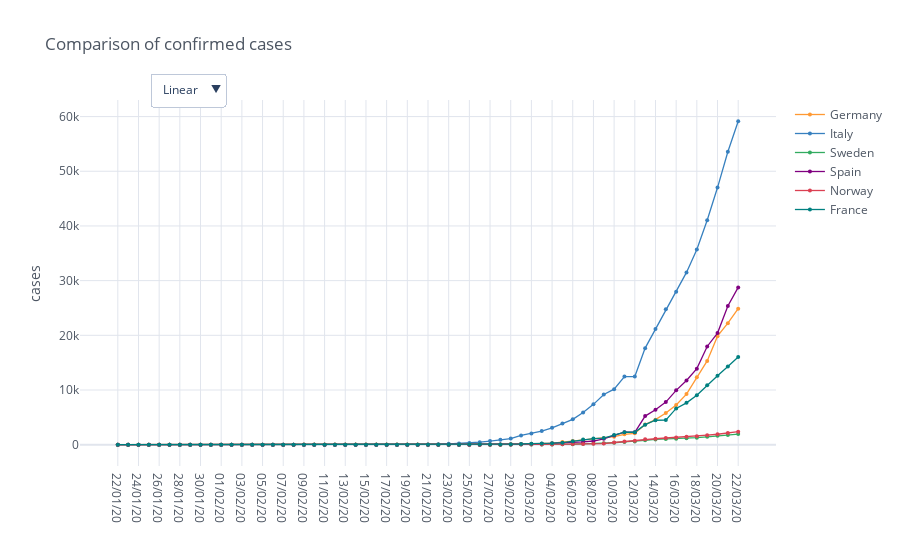

The notebook cell this image was saved under:
### Code cell
countries = ['Germany', 'France', 'Italy', 'Spain', 'Norway', 'Sweden']

confirmed_cases_countries = io.world_load_cases(io.get_filename_confirmed_cases(), countries)

fig = mp.iplot_comparative_plot(confirmed_cases_countries, title='Comparison of confirmed cases', size=4, yTitle='cases', mode='lines+markers', asFigure=True)
fig.show()

### Figure 1 — Plotly figure (JSON) as saved in the notebook; plotly's stock layout.template omitted (floating-point values rounded to 4 significant figures)
{"data": [{"line": {"color": "rgba(255, 153, 51, 1.0)", "dash": "solid", "shape": "linear", "width": 1.3}, "marker": {"size": 4, "symbol": "circle"}, "mode": "lines+markers", "name": "Germany", "text": "", "type": "scatter", "x": ["22/01/20", "23/01/20", "24/01/20", "25/01/20", "26/01/20", "27/01/20", "28/01/20", "29/01/20", "30/01/20", "31/01/20", "01/02/20", "02/02/20", "03/02/20", "04/02/20", "05/02/20", "06/02/20", "07/02/20", "08/02/20", "09/02/20", "10/02/20", "11/02/20", "12/02/20", "13/02/20", "14/02/20", "15/02/20", "16/02/20", "17/02/20", "18/02/20", "19/02/20", "20/02/20", "21/02/20", "22/02/20", "23/02/20", "24/02/20", "25/02/20", "26/02/20", "27/02/20", "28/02/20", "29/02/20", "01/03/20", "02/03/20", "03/03/20", "04/03/20", "05/03/20", "06/03/20", "07/03/20", "08/03/20", "09/03/20", "10/03/20", "11/03/20", "12/03/20", "13/03/20", "14/03/20", "15/03/20", "16/03/20", "17/03/20", "18/03/20", "19/03/20", "20/03/20", "21/03/20", "22/03/20"], "y": [0, 0, 0, 0, 0, 1, 4, 4, 4, 5, 8, 10, 12, 12, 12, 12, 13, 13, 14, 14, 16, 16, 16, 16, 16, 16, 16, 16, 16, 16, 16, 16, 16, 16, 17, 27, 46, 48, 79, 130, 159, 196, 262, 482, 670, 799, 1040, 1176, 1457, 1908, 2078, 3675, 4585, 5795, 7272, 9257, 12327, 15320, 19848, 22213, 24873]}, {"line": {"color": "rgba(55, 128, 191, 1.0)", "dash": "solid", "shape": "linear", "width": 1.3}, "marker": {"size": 4, "symbol": "circle"}, "mode": "lines+markers", "name": "Italy", "text": "", "type": "scatter", "x": ["22/01/20", "23/01/20", "24/01/20", "25/01/20", "26/01/20", "27/01/20", "28/01/20", "29/01/20", "30/01/20", "31/01/20", "01/02/20", "02/02/20", "03/02/20", "04/02/20", "05/02/20", "06/02/20", "07/02/20", "08/02/20", "09/02/20", "10/02/20", "11/02/20", "12/02/20", "13/02/20", "14/02/20", "15/02/20", "16/02/20", "17/02/20", "18/02/20", "19/02/20", "20/02/20", "21/02/20", "22/02/20", "23/02/20", "24/02/20", "25/02/20", "26/02/20", "27/02/20", "28/02/20", "29/02/20", "01/03/20", "02/03/20", "03/03/20", "04/03/20", "05/03/20", "06/03/20", "07/03/20", "08/03/20", "09/03/20", "10/03/20", "11/03/20", "12/03/20", "13/03/20", "14/03/20", "15/03/20", "16/03/20", "17/03/20", "18/03/20", "19/03/20", "20/03/20", "21/03/20", "22/03/20"], "y": [0, 0, 0, 0, 0, 0, 0, 0, 0, 2, 2, 2, 2, 2, 2, 2, 3, 3, 3, 3, 3, 3, 3, 3, 3, 3, 3, 3, 3, 3, 20, 62, 155, 229, 322, 453, 655, 888, 1128, 1694, 2036, 2502, 3089, 3858, 4636, 5883, 7375, 9172, 10149, 12462, 12462, 17660, 21157, 24747, 27980, 31506, 35713, 41035, 47021, 53578, 59138]}, {"line": {"color": "rgba(50, 171, 96, 1.0)", "dash": "solid", "shape": "linear", "width": 1.3}, "marker": {"size": 4, "symbol": "circle"}, "mode": "lines+markers", "name": "Sweden", "text": "", "type": "scatter", "x": ["22/01/20", "23/01/20", "24/01/20", "25/01/20", "26/01/20", "27/01/20", "28/01/20", "29/01/20", "30/01/20", "31/01/20", "01/02/20", "02/02/20", "03/02/20", "04/02/20", "05/02/20", "06/02/20", "07/02/20", "08/02/20", "09/02/20", "10/02/20", "11/02/20", "12/02/20", "13/02/20", "14/02/20", "15/02/20", "16/02/20", "17/02/20", "18/02/20", "19/02/20", "20/02/20", "21/02/20", "22/02/20", "23/02/20", "24/02/20", "25/02/20", "26/02/20", "27/02/20", "28/02/20", "29/02/20", "01/03/20", "02/03/20", "03/03/20", "04/03/20", "05/03/20", "06/03/20", "07/03/20", "08/03/20", "09/03/20", "10/03/20", "11/03/20", "12/03/20", "13/03/20", "14/03/20", "15/03/20", "16/03/20", "17/03/20", "18/03/20", "19/03/20", "20/03/20", "21/03/20", "22/03/20"], "y": [0, 0, 0, 0, 0, 0, 0, 0, 0, 1, 1, 1, 1, 1, 1, 1, 1, 1, 1, 1, 1, 1, 1, 1, 1, 1, 1, 1, 1, 1, 1, 1, 1, 1, 1, 2, 7, 7, 12, 14, 15, 21, 35, 94, 101, 161, 203, 248, 355, 500, 599, 814, 961, 1022, 1103, 1190, 1279, 1439, 1639, 1763, 1934]}, {"line": {"color": "rgba(128, 0, 128, 1.0)", "dash": "solid", "shape": "linear", "width": 1.3}, "marker": {"size": 4, "symbol": "circle"}, "mode": "lines+markers", "name": "Spain", "text": "", "type": "scatter", "x": ["22/01/20", "23/01/20", "24/01/20", "25/01/20", "26/01/20", "27/01/20", "28/01/20", "29/01/20", "30/01/20", "31/01/20", "01/02/20", "02/02/20", "03/02/20", "04/02/20", "05/02/20", "06/02/20", "07/02/20", "08/02/20", "09/02/20", "10/02/20", "11/02/20", "12/02/20", "13/02/20", "14/02/20", "15/02/20", "16/02/20", "17/02/20", "18/02/20", "19/02/20", "20/02/20", "21/02/20", "22/02/20", "23/02/20", "24/02/20", "25/02/20", "26/02/20", "27/02/20", "28/02/20", "29/02/20", "01/03/20", "02/03/20", "03/03/20", "04/03/20", "05/03/20", "06/03/20", "07/03/20", "08/03/20", "09/03/20", "10/03/20", "11/03/20", "12/03/20", "13/03/20", "14/03/20", "15/03/20", "16/03/20", "17/03/20", "18/03/20", "19/03/20", "20/03/20", "21/03/20", "22/03/20"], "y": [0, 0, 0, 0, 0, 0, 0, 0, 0, 0, 1, 1, 1, 1, 1, 1, 1, 1, 2, 2, 2, 2, 2, 2, 2, 2, 2, 2, 2, 2, 2, 2, 2, 2, 6, 13, 15, 32, 45, 84, 120, 165, 222, 259, 400, 500, 673, 1073, 1695, 2277, 2277, 5232, 6391, 7798, 9942, 11748, 13910, 17963, 20410, 25374, 28768]}, {"line": {"color": "rgba(219, 64, 82, 1.0)", "dash": "solid", "shape": "linear", "width": 1.3}, "marker": {"size": 4, "symbol": "circle"}, "mode": "lines+markers", "name": "Norway", "text": "", "type": "scatter", "x": ["22/01/20", "23/01/20", "24/01/20", "25/01/20", "26/01/20", "27/01/20", "28/01/20", "29/01/20", "30/01/20", "31/01/20", "01/02/20", "02/02/20", "03/02/20", "04/02/20", "05/02/20", "06/02/20", "07/02/20", "08/02/20", "09/02/20", "10/02/20", "11/02/20", "12/02/20", "13/02/20", "14/02/20", "15/02/20", "16/02/20", "17/02/20", "18/02/20", "19/02/20", "20/02/20", "21/02/20", "22/02/20", "23/02/20", "24/02/20", "25/02/20", "26/02/20", "27/02/20", "28/02/20", "29/02/20", "01/03/20", "02/03/20", "03/03/20", "04/03/20", "05/03/20", "06/03/20", "07/03/20", "08/03/20", "09/03/20", "10/03/20", "11/03/20", "12/03/20", "13/03/20", "14/03/20", "15/03/20", "16/03/20", "17/03/20", "18/03/20", "19/03/20", "20/03/20", "21/03/20", "22/03/20"], "y": [0, 0, 0, 0, 0, 0, 0, 0, 0, 0, 0, 0, 0, 0, 0, 0, 0, 0, 0, 0, 0, 0, 0, 0, 0, 0, 0, 0, 0, 0, 0, 0, 0, 0, 0, 1, 1, 6, 15, 19, 25, 32, 56, 87, 108, 147, 176, 205, 400, 598, 702, 996, 1090, 1221, 1333, 1463, 1550, 1746, 1914, 2118, 2383]}, {"line": {"color": "rgba(0, 128, 128, 1.0)", "dash": "solid", "shape": "linear", "width": 1.3}, "marker": {"size": 4, "symbol": "circle"}, "mode": "lines+markers", "name": "France", "text": "", "type": "scatter", "x": ["22/01/20", "23/01/20", "24/01/20", "25/01/20", "26/01/20", "27/01/20", "28/01/20", "29/01/20", "30/01/20", "31/01/20", "01/02/20", "02/02/20", "03/02/20", "04/02/20", "05/02/20", "06/02/20", "07/02/20", "08/02/20", "09/02/20", "10/02/20", "11/02/20", "12/02/20", "13/02/20", "14/02/20", "15/02/20", "16/02/20", "17/02/20", "18/02/20", "19/02/20", "20/02/20", "21/02/20", "22/02/20", "23/02/20", "24/02/20", "25/02/20", "26/02/20", "27/02/20", "28/02/20", "29/02/20", "01/03/20", "02/03/20", "03/03/20", "04/03/20", "05/03/20", "06/03/20", "07/03/20", "08/03/20", "09/03/20", "10/03/20", "11/03/20", "12/03/20", "13/03/20", "14/03/20", "15/03/20", "16/03/20", "17/03/20", "18/03/20", "19/03/20", "20/03/20", "21/03/20", "22/03/20"], "y": [0, 0, 2, 3, 3, 3, 4, 5, 5, 5, 6, 6, 6, 6, 6, 6, 6, 11, 11, 11, 11, 11, 11, 11, 12, 12, 12, 12, 12, 12, 12, 12, 12, 12, 14, 18, 38, 57, 100, 130, 191, 204, 285, 377, 653, 949, 1126, 1209, 1784, 2281, 2281, 3661, 4469, 4499, 6633, 7652, 9043, 10871, 12612, 14282, 16018]}], "layout": {"legend": {"bgcolor": "#FFFFFF", "font": {"color": "#4D5663"}}, "paper_bgcolor": "#FFFFFF", "plot_bgcolor": "#FFFFFF", "title": {"font": {"color": "#4D5663"}, "text": "Comparison of confirmed cases"}, "updatemenus": [{"buttons": [{"args": [{"yaxis.type": "linear"}], "label": "Linear", "method": "relayout"}, {"args": [{"yaxis.type": "log"}], "label": "Log", "method": "relayout"}], "direction": "down", "pad": {"r": 10, "t": 10}, "showactive": true, "x": 0.1, "xanchor": "left", "y": 1.1, "yanchor": "top"}], "xaxis": {"gridcolor": "#E1E5ED", "showgrid": true, "tickfont": {"color": "#4D5663"}, "title": {"font": {"color": "#4D5663"}, "text": ""}, "zerolinecolor": "#E1E5ED"}, "yaxis": {"gridcolor": "#E1E5ED", "showgrid": true, "tickfont": {"color": "#4D5663"}, "title": {"font": {"color": "#4D5663"}, "text": "cases"}, "zerolinecolor": "#E1E5ED"}}}
